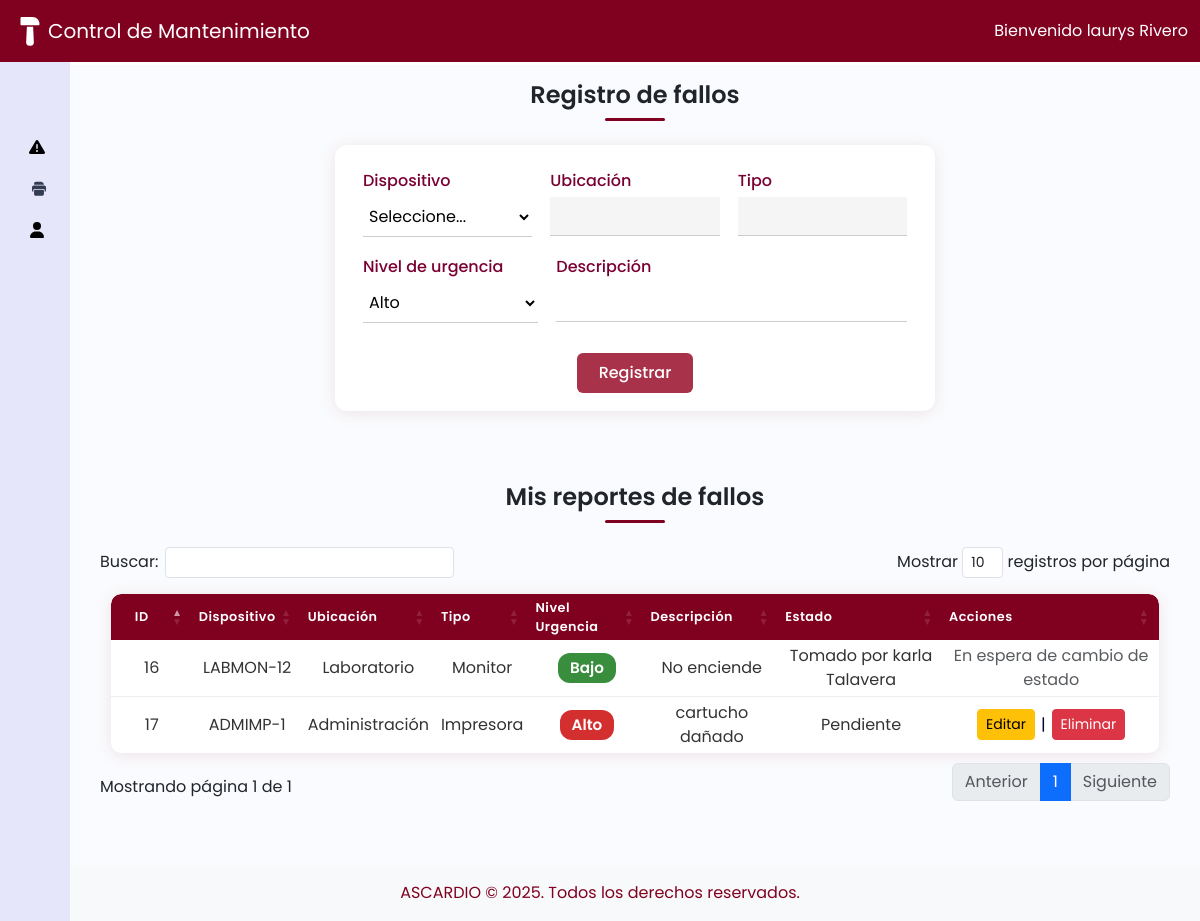
The app's page /index.php (signed in), older data.
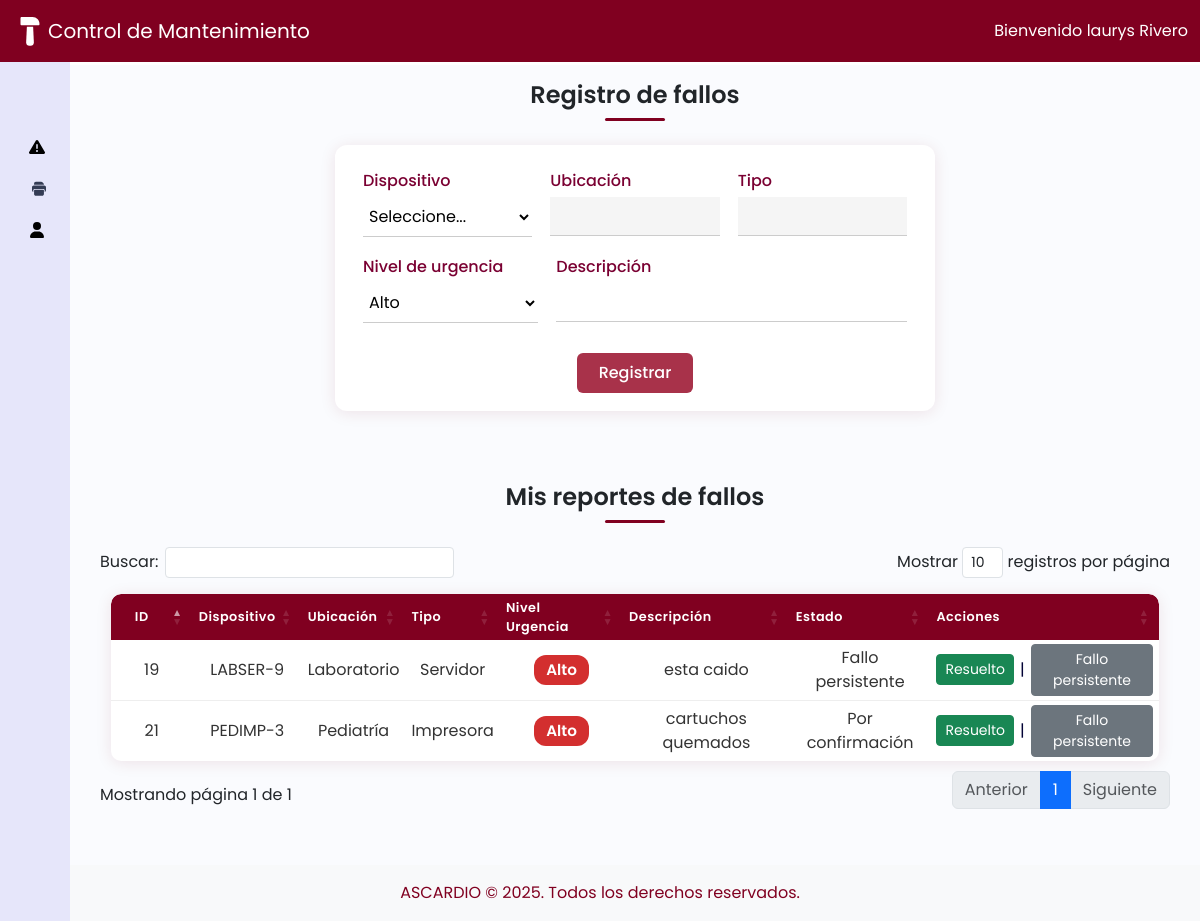
The same page, newer data.
### tables this page shows
CREATE TABLE `fallos` (
  `id` int(11) NOT NULL,
  `id_usuario_reporta` int(11) NOT NULL,
  `id_admin_toma` int(11) DEFAULT NULL,
  `codigo_dispositivo` varchar(50) NOT NULL,
  `descripcion` text NOT NULL,
  `estado` enum('pendiente','tomado','atendido','resuelto','persistente','por_confirmacion') NOT NULL DEFAULT 'pendiente',
  `fecha_reporte` datetime NOT NULL DEFAULT current_timestamp(),
  `fecha_tomado` datetime DEFAULT NULL,
  `fecha_atendido` datetime DEFAULT NULL,
  `fecha_resuelto` datetime DEFAULT NULL,
  `nivel_urgencia` enum('alto','medio','bajo') NOT NULL DEFAULT 'bajo'
);

CREATE TABLE `dispositivos` (
  `id` int(11) NOT NULL,
  `codigo_dispositivo` varchar(20) NOT NULL,
  `tipo_dispositivo` varchar(50) NOT NULL,
  `ubicacion` varchar(100) NOT NULL,
  `numero_identificador` int(11) DEFAULT NULL
);

### controladores/controladorFallo.php (called while the page is built, shortened)
<?php
require_once dirname(__DIR__) . '/modelos/modeloFallo.php';
require_once dirname(__DIR__) . '/modelos/modeloUsuario.php';
class controladorFallo {
    private $modelo;
    public function __construct() {
        $this->modelo = new modeloFallo();
    }
    public function mostrarFalloUsuario() {
        $usuario_id = $_SESSION['usuario']['id'];
        $modeloUsuario = new modeloUsuario();
        $usuarios = $modeloUsuario->listarTodos();
        $fallos = $this->modelo->listarPorUsuario($usuario_id);
        include dirname(__DIR__) . '/vistas/vistaFalloUsuario.php';
    }
}

### modelos/modeloFallo.php (called while the page is built, shortened)
<?php
require_once dirname(__DIR__) . '/config/conexion.php';
class modeloFallo {
    private $conexion;
    public function __construct() {
        $db = new Base_Datos();
        $this->conexion = $db->Conexion_Base_Datos();
    }
    public function listarPorUsuario($usuario_id) {
        $stmt = $this->conexion->prepare("
            SELECT f.*, d.ubicacion, d.tipo_dispositivo
            FROM fallos f
            JOIN dispositivos d ON f.codigo_dispositivo = d.codigo_dispositivo
            WHERE f.id_usuario_reporta = ?
            AND f.estado NOT IN ('resuelto')
            ORDER BY
                FIELD(f.nivel_urgencia, 'alto', 'mediano', 'bajo'),
                f.fecha_reporte DESC
        ");
        $stmt->execute([$usuario_id]);
        return $stmt->fetchAll(PDO::FETCH_ASSOC);
    }
}

### config/conexion.php (called while the page is built, shortened)
<?php
  class Base_Datos{
    private $Nombre_Servidor = "localhost";
    private $Nombre_Base_Datos = "Mantenimiento_AscardioDB;";
    private $Nombre_Usuario = "root";
    private $Pass = "";
    public function Conexion_Base_Datos(){
       $this->Conexion = null;
       try{
             $this-> Conexion = new PDO("mysql:host={$this->Nombre_Servidor};dbname={$this->Nombre_Base_Datos}",
             $this->Nombre_Usuario,
             $this->Pass
        );
        $this->Conexion->setAttribute(PDO::ATTR_ERRMODE, PDO::ERRMODE_EXCEPTION);
       }catch(PDOException $e){
         die ("Error de Conexion:" . $e->getMessage());
       }
       return $this->Conexion;
    }
    }
?>

### modelos/modeloUsuario.php (called while the page is built, shortened)
<?php
require_once dirname(__DIR__) . '/config/conexion.php';
class modeloUsuario {
    private $conexion;
    public function __construct() {
        $bd = new Base_Datos();
        $this->conexion = $bd->Conexion_Base_Datos();
    }
    public function listarTodos() {
        $stmt = $this->conexion->query("SELECT id, nombre, apellido FROM usuarios");
        return $stmt->fetchAll(PDO::FETCH_ASSOC);
    }
}

### vistas/vistaFalloUsuario.php (the view, shortened to what the changed rows need)
<?php include 'header.php'; ?>
<div class="main p-3">
    <h1>Registro de fallos</h1>
    <h1>Mis reportes de fallos</h1>
    <?php
        $usuariosMap = [];
        foreach ($usuarios as $u) {
            $usuariosMap[$u['id']] = $u['nombre'] . ' ' . $u['apellido'];
        }
    ?>
    <table class="device-table fallos-table">
        <thead>
            <tr>
                <th>ID</th>
                <th>Dispositivo</th>
                <th>Ubicación</th>
                <th>Tipo</th>
                <th>Nivel Urgencia</th>
                <th>Descripción</th>
                <th>Estado</th>
                <th>Acciones</th>
            </tr>
        </thead>
        <tbody>
            <?php foreach ($fallos as $f): ?>
                <tr>
                    <td><?= htmlspecialchars($f['id']) ?></td>
                    <td><?= htmlspecialchars($f['codigo_dispositivo']) ?></td>
                    <td><?= htmlspecialchars($f['ubicacion']) ?></td>
                    <td><?= htmlspecialchars($f['tipo_dispositivo']) ?></td>
                    <td>
                        <?php
                            $urgencia = strtolower($f['nivel_urgencia']);
                            $colorClass = '';
                            if ($urgencia == 'alto') $colorClass = 'urgencia-alta';
                            elseif ($urgencia == 'medio' || $urgencia == 'mediano') $colorClass = 'urgencia-media';
                            else $colorClass = 'urgencia-baja';
                        ?>
                        <span class="urgencia-badge <?= $colorClass ?>">
                            <?= htmlspecialchars(ucfirst($f['nivel_urgencia'])) ?>
                        </span>
                    </td>
                    <td><?= htmlspecialchars($f['descripcion']) ?></td>
                    <td>
                        <?php
                        if ($f['estado'] == 'pendiente') {
                            echo "Pendiente";
                        } elseif ($f['estado'] == 'tomado') {
                            $admin = $usuariosMap[$f['id_admin_toma']] ?? 'Administrador';
                            echo "Tomado por $admin";
                        } elseif ($f['estado'] == 'atendido') {
                            $admin = $usuariosMap[$f['id_admin_toma']] ?? 'Administrador';
                            echo "Atendido por $admin";
                        } elseif ($f['estado'] == 'por_confirmacion') {
                            echo "Por confirmación";
                        } elseif ($f['estado'] == 'resuelto') {
                            echo "Resuelto";
                        } elseif ($f['estado'] == 'persistente') {
                            echo "Fallo persistente";
                        }
                        ?>
                    </td>
                    <td class="text-center">
                        <form method="POST" style="display:inline;">
                            <div style="display:flex;align-items:center;gap:6px;justify-content:center;">
                                <?php if ($f['estado'] == 'pendiente'): ?>
                                    <button type="submit" name="editar" class="btn btn-sm btn-warning">Editar</button>
                                    <span>|</span>
                                    <button type="submit" name="eliminar" class="btn btn-sm btn-danger" onclick="return confirm('¿Eliminar este reporte?')">Eliminar</button>
                                <?php elseif ($f['estado'] == 'por_confirmacion' || $f['estado'] == 'persistente'): ?>
                                    <button type="submit" name="resuelto" class="btn btn-sm btn-success" onclick="return confirm('¿Confirmar que el fallo fue resuelto?')">Resuelto</button>
                                    <span>|</span>
                                    <button type="submit" name="persistente" class="btn btn-sm btn-secondary">Fallo persistente</button>
                                <?php else: ?>
                                    <span class="text-muted">En espera de cambio de estado</span>
                                <?php endif; ?>
                            </div>
                        </form>
                    </td>
                </tr>
            <?php endforeach; ?>
        </tbody>
    </table>
</div>
<?php include 'footer.php'; ?>

Row changes from the older to the newer data that the page shows:
no longer on this page (row edited): fallos: id "17", codigo_dispositivo "ADMIMP-1", dispositivos.ubicacion "Administración", dispositivos.tipo_dispositivo "Impresora", nivel_urgencia "Alto", descripcion "cartucho dañado", estado "Pendiente"
no longer on this page (row edited): fallos: id "16", codigo_dispositivo "LABMON-12", dispositivos.ubicacion "Laboratorio", dispositivos.tipo_dispositivo "Monitor", nivel_urgencia "Bajo", descripcion "No enciende", id_admin_toma "karla Talavera", estado "En espera de cambio de estado"
added fallos: id "21", codigo_dispositivo "PEDIMP-3", dispositivos.ubicacion "Pediatría", dispositivos.tipo_dispositivo "Impresora", nivel_urgencia "Alto", descripcion "cartuchos quemados", estado "Por confirmación"
added fallos: id "19", codigo_dispositivo "LABSER-9", dispositivos.ubicacion "Laboratorio", dispositivos.tipo_dispositivo "Servidor", nivel_urgencia "Alto", descripcion "esta caido", estado "Fallo persistente"
